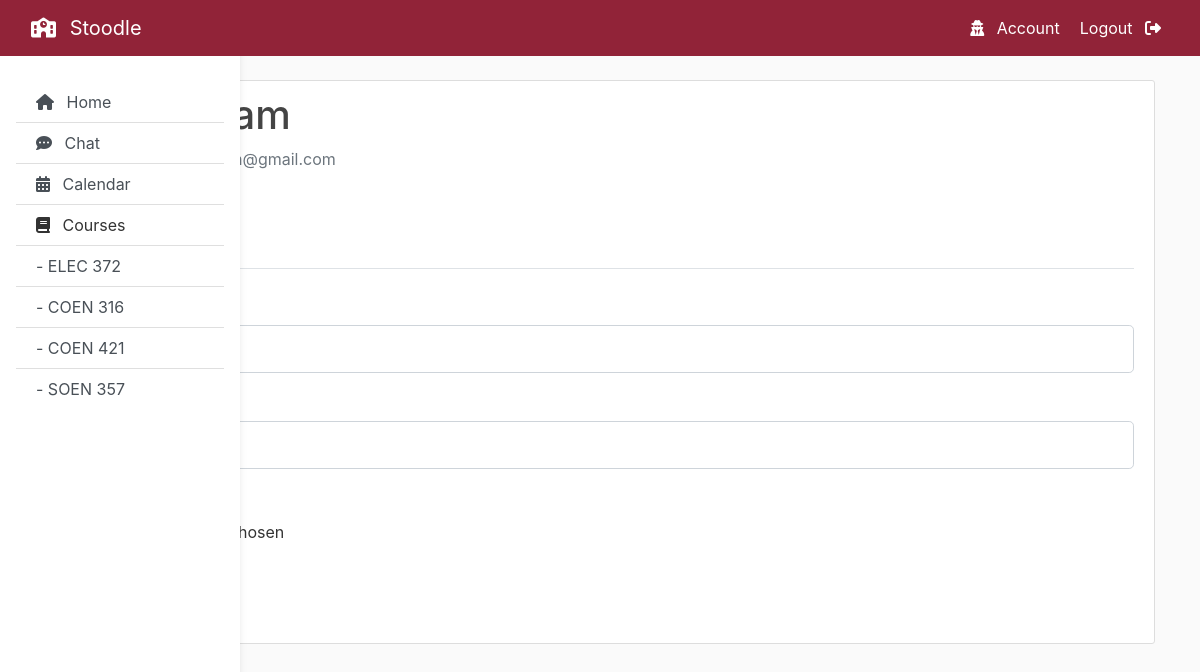
Page /account (signed in) on the committed database.
### flaskapp/models.py (models this page shows, shortened)
class Course(db.Model):
    id = db.Column(db.Integer, primary_key=True)
    name = db.Column(db.String(16), unique=True, nullable=False)
    teacher = db.Column(db.String(64), nullable=False)
    assignments = db.relationship('Assignment', backref='course', lazy=True)
    lectures = db.relationship('Lecture', backref='course', lazy=True)

class User(db.Model, UserMixin):
    id = db.Column(db.Integer, primary_key=True)
    username = db.Column(db.String(20), unique=True, nullable=False)
    email = db.Column(db.String(120), unique=True, nullable=False)
    image_file = db.Column(db.String(20), nullable=False, default='default.jpg')
    password = db.Column(db.String(60), nullable=False)

### flaskapp/routes.py (the view)
@app.route("/account", methods=['GET', 'POST'])
@login_required
def account():
    form = UpdateAccountForm()
    if form.validate_on_submit():
        if form.picture.data:
            picture_file = save_picture(form.picture.data)
            current_user.image_file = picture_file
        current_user.username = form.username.data
        current_user.email = form.email.data
        db.session.commit()
        flash('Your account has been updated!', 'success')
        return redirect(url_for('account'))
    elif request.method == 'GET':
        form.username.data = current_user.username
        form.email.data = current_user.email
    image_file = url_for('static', filename='profile_pics/' + current_user.image_file)
    courseNames = getCourseNames(Course.query.all())
    return render_template('account.html', title='Account', courseNames=courseNames, image_file=image_file, form=form)

### flaskapp/forms.py (shortened to what this page needs)
class UpdateAccountForm(FlaskForm):
    username = StringField('Username', validators=[DataRequired(), Length(min=2, max=20)])
    email = StringField('Email', validators=[DataRequired(), Email()])
    picture = FileField('Update Profile Picture', validators=[FileAllowed(['jpg', 'png'])])
    submit = SubmitField('Update')

### flaskapp/models.py (called while the page is built)
@login_manager.user_loader
def load_user(user_id):
    return User.query.get(int(user_id))

### flaskapp/routes.py (called while the page is built)
def getCourseNames(courses):
    courseNames = []
    for course in courses:
        courseNames.append(course.name)
    return courseNames

### flaskapp/templates/account.html (shortened to what this page needs)
{% extends "base.html" %}
{% block content %}
	<div class="content-section">
		<div class="media">
			<div class="media-body">
				<h2 class="account-heading">{{ current_user.username }}</h2>
				<p class="text-secondary">{{ current_user.email }}</p>
			</div>
		</div>
		<form method="POST" action="" enctype="multipart/form-data">
			<fieldset class="form-group">
				<legend class="border-bottom mb-4">Account Info</legend>
				<div class="form-group">
					{{ form.username.label(class="form-control-label") }}
					{% if form.username.errors %}
						{{ form.username(class="form-control form-control-lg is-invalid") }}
						<div class="invalid-feedback">
							{% for error in form.username.errors %}
								<span>{{ error }}</span>
							{% endfor %}
						</div>
					{% else %}
						{{ form.username(class="form-control form-control-lg") }}
					{% endif %}
				</div>
				<div class="form-group">
					{{ form.email.label(class="form-control-label") }}
					{% if form.email.errors %}
						{{ form.email(class="form-control form-control-lg is-invalid") }}
						<div class="invalid-feedback">
							{% for error in form.email.errors %}
								<span>{{ error }}</span>
							{% endfor %}
						</div>
					{% else %}
						{{ form.email(class="form-control form-control-lg") }}
					{% endif %}
				</div>
				<div class="form-group">
					{{ form.picture.label() }}
					{{ form.picture(class="form-control-file") }}
				</div>
			</fieldset>
			<div class="form-group">
			</div>
		</form>
	</div>
{% endblock content %}

### flaskapp/templates/base.html (shortened to what this page needs)
<!DOCTYPE html>
<html>
  <head>
    <link
      rel="stylesheet"
      href="https://maxcdn.bootstrapcdn.com/bootstrap/4.0.0/css/bootstrap.min.css"
    />
    <link
      rel="stylesheet"
      type="text/css"
      href="{{ url_for('static', filename='main.css') }}"
    />
  </head>
  <body>
    <header class="site-header">
      <nav class="navbar navbar-expand-md navbar-dark bg-steel fixed-top">
        <div class="container-fluid">
          <a class="navbar-brand mr-1" href="/">
            <i class="fas fa-school mr-2"></i>
            Stoodle</a
          >
          <div class="collapse navbar-collapse" id="navbarToggle">
            <div class="navbar-nav ml-auto">
              {% if current_user.is_authenticated %}
              <a class="nav-item nav-link mr-1" href="{{ url_for('account') }}">
                <i class="fa fa-user-secret mr-2" aria-hidden="true"></i>
                Account</a
              >
              <a class="nav-item nav-link" href="{{ url_for('logout') }}"
                >Logout
                <i class="fa fa-sign-out ml-2" aria-hidden="true"></i>
              </a>
              {% endif %}
            </div>
          </div>
        </div>
      </nav>
    </header>
    <main role="main" class="container">
      <div class="row">
        <div class="position-sticky">
          <nav
            id="sidebarMenu"
            class="collapse d-lg-block sidebar collapse bg-white"
          >
            <div class="list-group list-group-flush mx-3 mt-4">
              <a
                href="{{ url_for('home') }}"
                class="list-group-item list-group-item-action py-2 ripple {% if not title %}active{% endif %}"
                aria-current="true"
              >
                <span>
                  <i class="fa fa-home mr-2" aria-hidden="true"></i> Home</span
                >
              </a>
              <a
                href="{{ url_for('chat') }}"
                class="list-group-item list-group-item-action py-2 ripple {% if title == 'Chat' %}active{% endif %}"
              >
                <span>
                  <i class="fa fa-commenting mr-2" aria-hidden="true"></i>
                  Chat</span
                >
              </a>
              <a
                href="{{ url_for('calendar') }}"
                class="list-group-item list-group-item-action py-2 ripple {% if title == 'Calendar' %}active{% endif %}"
              >
                <span>
                  <i class="fa fa-calendar mr-2" aria-hidden="true"></i>
                  Calendar</span
                >
              </a>
              <a class="list-group-item py-2">
                <span>
                  <i class="fa fa-book mr-2" aria-hidden="true"></i>
                  Courses</span
                >
				{% for course in courseNames %}
					<a href="{{ url_for('course', coursename=course) }}" class="list-group-item list-group-item-action py-2 ripple {% if title == course %}active{% endif %}">
						<span>- {{ course }}</span>
					</a>
				{% endfor %}
            </div>
          </nav>
        </div>
        <div class="container-fluid">
          {% block content %}{% endblock %}
        </div>
      </div>
    </main>
  </body>
</html>

### flaskapp/static/main.css (style rules this page uses)
body { background: #fafafa; color: #333333; margin-top: 5rem; }
h1, h2, h3, h4, h5, h6 { color: #444444; font: 'Gill Sans'; }
.bg-steel { background-color: #912338; }
.site-header .navbar-nav .nav-link { color: #FFFFFF; }
.content-section { background: #ffffff; padding: 10px 20px; border: 1px solid #dddddd; border-radius: 3px; margin-bottom: 20px; }
.account-heading { font-size: 2.5rem; }
.sidebar { position: fixed; top: 0; bottom: 0; left: 0; padding: 58px 0 0; box-shadow: 0 2px 5px 0 rgb(0 0 0 / 5%), 0 2px 10px 0 rgb(0 0 0 / 5%); width: 240px; z-index: 600; }

### rows in the picture
Course: name "ELEC 372"
Course: name "COEN 316"
Course: name "COEN 421"
Course: name "SOEN 357"
User: username "sam", email "sam@gmail.com"
